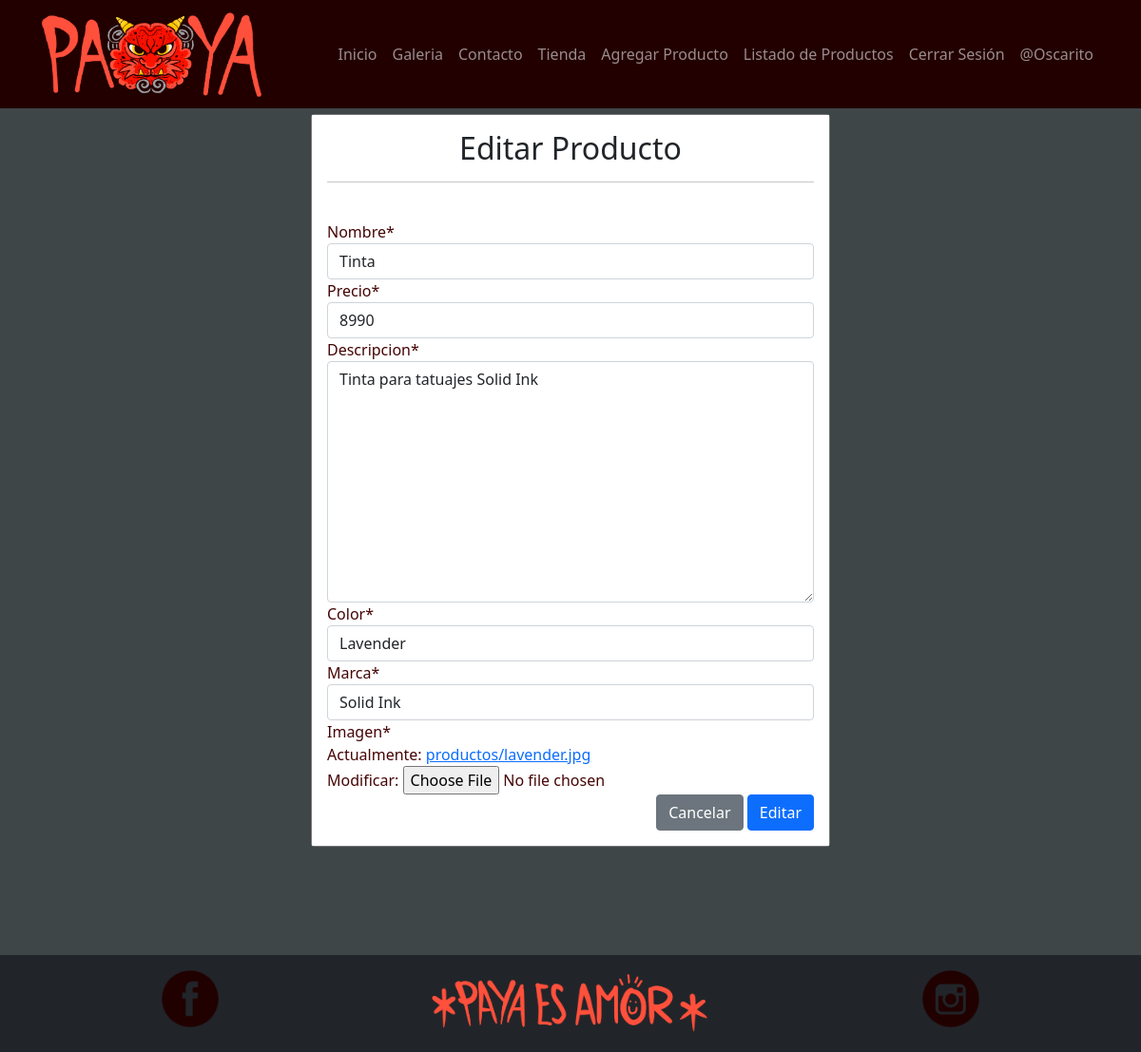
The app's page /modificar-productos/22/ (signed in) with its own data.
### app/models.py (models this page shows, shortened)
class Producto(models.Model):
    nombre = models.CharField(max_length=50)
    precio = models.IntegerField()
    descripcion = models.TextField()
    color = models.CharField(max_length=50)
    marca = models.ForeignKey(Marca, on_delete=models.PROTECT)
    imagen = models.ImageField(upload_to="productos", null=True)

class Marca(models.Model):
    nombre = models.CharField(max_length=50)
    def __str__(self):
        return self.nombre

### app/views.py (the view, shortened to what this page needs)
# urls.py: path('modificar-productos/<id>/', views.modificar_producto, name="modificar_productos"),
@permission_required('app.change_producto')
def modificar_producto (request, id):
    producto = get_object_or_404(Producto, id=id)
    data={
        'form': ProductoForm(instance=producto)
    }
    return render(request, 'app/producto/modificar.html',data)

### app/forms.py
class ProductoForm(forms.ModelForm):
    class Meta:
        model = Producto
        fields = '__all__'

### app/templates/app/producto/modificar.html (shortened to what this page needs)
{% extends 'app/base.html' %}
{% load crispy_forms_tags %}
{% block contenido %}
<br><br><br><br><br>
<div class="container">
    <div class="row">
        <div class="col-12 col-md-6 offset-md-3">
            <div class="card">
                <div class="card-body bg-white">
                    <h2 class="text-dark text-center">Editar Producto</h2>
                    <hr class="text-dark">
                    <br>
                    <form action="" method="post" enctype="multipart/form-data">
                        {{ form | crispy }}
                        <div class=" d-flex text-center justify-content-end">
                            <input type="reset" value="Cancelar" class="btn btn-secondary">
                            <input type="submit" value="Editar" class="btn btn-primary">
                        </div>
                    </form>
                </div>
            </div>
        </div>
    </div>
</div>
<br><br><br>
{% endblock %}

### app/templates/app/base.html (shortened to what this page needs)
<!DOCTYPE html>
<html lang="es">
<head>
    {% load static%}
    <link href="https://cdn.jsdelivr.net/npm/bootstrap@5.0.0-beta3/dist/css/bootstrap.min.css" rel="stylesheet"
>
    <link rel="stylesheet" href="{% static 'app/css/estilos.css'%}">
    <link rel="stylesheet" href="{% static 'app/css/estilo_form.css'%}">
    <link rel="stylesheet" href="{% static 'app/css/estilo_horoscopo.css'%}">
    <link rel="stylesheet" href="{% static 'app/css/estilo_tienda.css'%}">
</head>
<body>
    <nav class="navbar navbar-dark bg-dark navbar-expand-md fixed-top mb-5">
        <div class="container">
            <a href="index.html" class="navbar-brand p-0" id="logo-principal">
                <img src="{% static 'app/img/logos/logo.real.png' %}" width ="200" height="auto" alt="logo-principal">
            </a>
            <div class="collapse navbar-collapse" id="menu-principal">
                <ul class="navbar-nav ms-auto">
                    <li class="nav-item"><a href="{% url 'home' %}" class="nav-link">Inicio</a></li>
                    <li class="nav-item"><a href="{% url 'galeria' %}" class="nav-link">Galeria</a></li>
                    <li class="nav-item"><a href="{% url 'contacto' %}" class="nav-link">Contacto</a></li>
                    <li class="nav-item"><a href="{% url 'tienda' %}" class="nav-link">Tienda</a></li>
                    {% if perms.app.add_producto %}
                        <li class="nav-item"><a href="{% url 'agregar_producto' %}" class="nav-link">Agregar Producto</a></li>
                    {% endif %}
                    {% if perms.app.view_producto %}
                        <li class="nav-item"><a href="{% url 'listar_productos' %}" class="nav-link">Listado de Productos</a></li>
                    {% endif %}
                    {% if user.is_authenticated %}
                        <li class="nav-item"><a href="{% url 'logout' %}" class="nav-link">Cerrar Sesión</a></li>
                        <li class="nav-item"><a href="#" class="nav-link">@{{user.username | title}}</a></li>
                    {% else %}
                        <li class="nav-item"><a href="{% url 'login' %}" class="nav-link">Iniciar Sesión</a></li>
                    {% endif %}
                </ul>
            </div>
        </div>
    </nav>
    {% block contenido %}
    {% endblock%}
    <br><br><br><br><br><br>
    <footer class="container-fluid text-white text-center bg-dark fixed-bottom mt-5">
        <div class="row py-3">
            <div class="col-4 order-1">
                <a href="https://www.facebook.com/profile.php?id=100063441506675" target="_blank">
                    <img src="{% static 'app/img/ico/fb.png' %}" class="img-fluid" width="60" height="60"  id="redes" alt="facebook">
                </a>
            </div>
            <div class="col-4 order-3">
                <a href="https://www.instagram.com/payia1/" target="_blank">
                    <img src="{% static 'app/img/ico/ig.png' %}" class="img-fluid" width="60" height="60" id="redes" alt="instagram">
                </a>
            </div>
            <div class="col-4 order-2" id="texto-redes">
                <img src="{% static 'app/img/paya-es-amor.png' %}" width="300" class="img-fluid " alt="">
            </div>
        </div>
    </footer>
</body>
</html>

### app/static/app/css/estilos.css (style rules this page uses)
* { margin: 0; }
body { background-color:#3e4648; }
.navbar { background-color:#220000!important; }
.bg-dark { background-color:#3e4648 ; }
a { padding: 0; }
.navbar-brand { padding: 1rem; }
@media screen and (min-width:768px) { #logo-principal img { width: 200px; } }
@media screen and (min-width:992px) { #logo-principal img { width: 240px; } }
@media (min-width:0px) { #redes { width: 60px; height: 60px; } }

### app/static/app/css/estilo_horoscopo.css (style rules this page uses)
.card { background: #888787; }
.card-body { color: #460505; }
.card-body { height: auto; }

### app/static/app/css/estilo_tienda.css (style rules this page uses)
.fw-bolder, h4,h2,hr { color: rgba(255,255,255,.55); }

### records on screen
Producto: nombre "Tinta", precio "8990", descripcion "Tinta para tatuajes Solid Ink", color "Lavender", marca "Solid Ink"

### other values on screen
{{ user.username | title }} "Oscarito"
